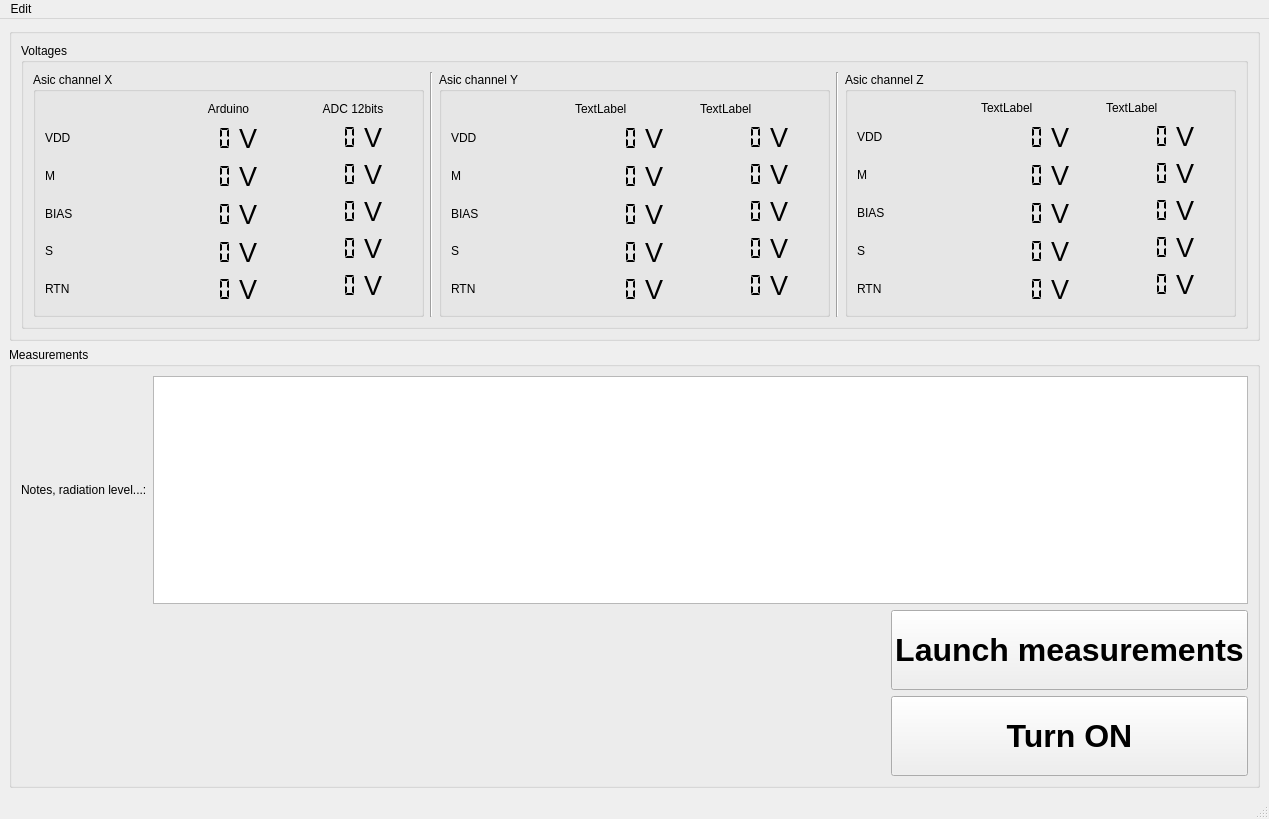
<?xml version="1.0" encoding="UTF-8"?>
<ui version="4.0">
 <class>MainWindow</class>
 <widget class="QMainWindow" name="MainWindow">
  <property name="geometry">
   <rect>
    <x>0</x>
    <y>0</y>
    <width>1269</width>
    <height>819</height>
   </rect>
  </property>
  <property name="windowTitle">
   <string>Hello</string>
  </property>
  <property name="windowIcon">
   <iconset resource="resources.qrc">
    <normaloff>:/icons/icon</normaloff>:/icons/icon</iconset>
  </property>
  <widget class="QWidget" name="centralwidget">
   <layout class="QGridLayout" name="gridLayout">
    <item row="0" column="0">
     <widget class="QGroupBox" name="groupBox">
      <property name="title">
       <string/>
      </property>
      <layout class="QGridLayout" name="gridLayout_2">
       <item row="0" column="0" rowspan="2">
        <widget class="QGroupBox" name="groupBox_3">
         <property name="title">
          <string>Voltages</string>
         </property>
         <layout class="QGridLayout" name="gridLayout_4">
          <item row="0" column="4">
           <widget class="QGroupBox" name="groupBox_4">
            <property name="title">
             <string>Asic channel Z</string>
            </property>
            <layout class="QGridLayout" name="gridLayout_5">
             <item row="1" column="0">
              <widget class="QLabel" name="label_7">
               <property name="text">
                <string>VDD</string>
               </property>
              </widget>
             </item>
             <item row="2" column="0">
              <widget class="QLabel" name="label_10">
               <property name="text">
                <string>M</string>
               </property>
              </widget>
             </item>
             <item row="5" column="0">
              <widget class="QLabel" name="label">
               <property name="text">
                <string>RTN</string>
               </property>
              </widget>
             </item>
             <item row="4" column="0">
              <widget class="QLabel" name="label_9">
               <property name="text">
                <string>S</string>
               </property>
              </widget>
             </item>
             <item row="3" column="0">
              <widget class="QLabel" name="label_8">
               <property name="text">
                <string>BIAS</string>
               </property>
              </widget>
             </item>
             <item row="1" column="1" rowspan="5">
              <layout class="QFormLayout" name="formLayout_8">
               <item row="0" column="0">
                <widget class="QLCDNumber" name="CHZ_VDD">
                 <property name="minimumSize">
                  <size>
                   <width>0</width>
                   <height>32</height>
                  </size>
                 </property>
                 <property name="frameShape">
                  <enum>QFrame::NoFrame</enum>
                 </property>
                 <property name="segmentStyle">
                  <enum>QLCDNumber::Flat</enum>
                 </property>
                </widget>
               </item>
               <item row="1" column="0">
                <widget class="QLCDNumber" name="CHZ_M">
                 <property name="minimumSize">
                  <size>
                   <width>0</width>
                   <height>32</height>
                  </size>
                 </property>
                 <property name="frameShape">
                  <enum>QFrame::NoFrame</enum>
                 </property>
                 <property name="segmentStyle">
                  <enum>QLCDNumber::Flat</enum>
                 </property>
                </widget>
               </item>
               <item row="2" column="0">
                <widget class="QLCDNumber" name="CHZ_BIAS">
                 <property name="minimumSize">
                  <size>
                   <width>0</width>
                   <height>32</height>
                  </size>
                 </property>
                 <property name="frameShape">
                  <enum>QFrame::NoFrame</enum>
                 </property>
                 <property name="segmentStyle">
                  <enum>QLCDNumber::Flat</enum>
                 </property>
                </widget>
               </item>
               <item row="3" column="0">
                <widget class="QLCDNumber" name="CHZ_S">
                 <property name="minimumSize">
                  <size>
                   <width>0</width>
                   <height>32</height>
                  </size>
                 </property>
                 <property name="frameShape">
                  <enum>QFrame::NoFrame</enum>
                 </property>
                 <property name="segmentStyle">
                  <enum>QLCDNumber::Flat</enum>
                 </property>
                </widget>
               </item>
               <item row="4" column="0">
                <widget class="QLCDNumber" name="CHZ_RTN">
                 <property name="minimumSize">
                  <size>
                   <width>0</width>
                   <height>32</height>
                  </size>
                 </property>
                 <property name="frameShape">
                  <enum>QFrame::NoFrame</enum>
                 </property>
                 <property name="segmentStyle">
                  <enum>QLCDNumber::Flat</enum>
                 </property>
                </widget>
               </item>
               <item row="0" column="1">
                <widget class="QLabel" name="label_28">
                 <property name="font">
                  <font>
                   <pointsize>20</pointsize>
                   <weight>50</weight>
                   <bold>false</bold>
                  </font>
                 </property>
                 <property name="text">
                  <string>V</string>
                 </property>
                </widget>
               </item>
               <item row="1" column="1">
                <widget class="QLabel" name="label_29">
                 <property name="font">
                  <font>
                   <pointsize>20</pointsize>
                   <weight>50</weight>
                   <bold>false</bold>
                  </font>
                 </property>
                 <property name="text">
                  <string>V</string>
                 </property>
                </widget>
               </item>
               <item row="2" column="1">
                <widget class="QLabel" name="label_30">
                 <property name="font">
                  <font>
                   <pointsize>20</pointsize>
                   <weight>50</weight>
                   <bold>false</bold>
                  </font>
                 </property>
                 <property name="text">
                  <string>V</string>
                 </property>
                </widget>
               </item>
               <item row="3" column="1">
                <widget class="QLabel" name="label_21">
                 <property name="font">
                  <font>
                   <pointsize>20</pointsize>
                   <weight>50</weight>
                   <bold>false</bold>
                  </font>
                 </property>
                 <property name="text">
                  <string>V</string>
                 </property>
                </widget>
               </item>
               <item row="4" column="1">
                <widget class="QLabel" name="label_22">
                 <property name="font">
                  <font>
                   <pointsize>20</pointsize>
                   <weight>50</weight>
                   <bold>false</bold>
                  </font>
                 </property>
                 <property name="text">
                  <string>V</string>
                 </property>
                </widget>
               </item>
              </layout>
             </item>
             <item row="0" column="1">
              <widget class="QLabel" name="label_45">
               <property name="text">
                <string>TextLabel</string>
               </property>
              </widget>
             </item>
             <item row="1" column="2" rowspan="5">
              <layout class="QFormLayout" name="formLayout_9">
               <item row="0" column="0">
                <widget class="QLCDNumber" name="CHZ_VDD_ADC">
                 <property name="frameShape">
                  <enum>QFrame::NoFrame</enum>
                 </property>
                 <property name="segmentStyle">
                  <enum>QLCDNumber::Flat</enum>
                 </property>
                </widget>
               </item>
               <item row="1" column="0">
                <widget class="QLCDNumber" name="CHZ_M_ADC">
                 <property name="frameShape">
                  <enum>QFrame::NoFrame</enum>
                 </property>
                 <property name="segmentStyle">
                  <enum>QLCDNumber::Flat</enum>
                 </property>
                </widget>
               </item>
               <item row="2" column="0">
                <widget class="QLCDNumber" name="CHZ_BIAS_ADC">
                 <property name="frameShape">
                  <enum>QFrame::NoFrame</enum>
                 </property>
                 <property name="frameShadow">
                  <enum>QFrame::Raised</enum>
                 </property>
                 <property name="segmentStyle">
                  <enum>QLCDNumber::Flat</enum>
                 </property>
                </widget>
               </item>
               <item row="3" column="0">
                <widget class="QLCDNumber" name="CHZ_S_ADC">
                 <property name="frameShape">
                  <enum>QFrame::NoFrame</enum>
                 </property>
                 <property name="frameShadow">
                  <enum>QFrame::Raised</enum>
                 </property>
                 <property name="segmentStyle">
                  <enum>QLCDNumber::Flat</enum>
                 </property>
                </widget>
               </item>
               <item row="4" column="0">
                <widget class="QLCDNumber" name="CHZ_RTN_ADC">
                 <property name="frameShape">
                  <enum>QFrame::NoFrame</enum>
                 </property>
                 <property name="frameShadow">
                  <enum>QFrame::Raised</enum>
                 </property>
                 <property name="segmentStyle">
                  <enum>QLCDNumber::Flat</enum>
                 </property>
                </widget>
               </item>
               <item row="0" column="1">
                <widget class="QLabel" name="label_46">
                 <property name="font">
                  <font>
                   <pointsize>20</pointsize>
                  </font>
                 </property>
                 <property name="text">
                  <string>V</string>
                 </property>
                </widget>
               </item>
               <item row="1" column="1">
                <widget class="QLabel" name="label_47">
                 <property name="font">
                  <font>
                   <pointsize>20</pointsize>
                  </font>
                 </property>
                 <property name="text">
                  <string>V</string>
                 </property>
                </widget>
               </item>
               <item row="2" column="1">
                <widget class="QLabel" name="label_48">
                 <property name="font">
                  <font>
                   <pointsize>20</pointsize>
                  </font>
                 </property>
                 <property name="text">
                  <string>V</string>
                 </property>
                </widget>
               </item>
               <item row="3" column="1">
                <widget class="QLabel" name="label_49">
                 <property name="font">
                  <font>
                   <pointsize>20</pointsize>
                  </font>
                 </property>
                 <property name="text">
                  <string>V</string>
                 </property>
                </widget>
               </item>
               <item row="4" column="1">
                <widget class="QLabel" name="label_50">
                 <property name="font">
                  <font>
                   <pointsize>20</pointsize>
                  </font>
                 </property>
                 <property name="text">
                  <string>V</string>
                 </property>
                </widget>
               </item>
              </layout>
             </item>
             <item row="0" column="2">
              <widget class="QLabel" name="label_51">
               <property name="text">
                <string>TextLabel</string>
               </property>
              </widget>
             </item>
            </layout>
           </widget>
          </item>
          <item row="0" column="2">
           <widget class="QGroupBox" name="groupBox_5">
            <property name="title">
             <string>Asic channel Y</string>
            </property>
            <layout class="QGridLayout" name="gridLayout_6">
             <item row="2" column="0">
              <widget class="QLabel" name="label_13">
               <property name="text">
                <string>M</string>
               </property>
              </widget>
             </item>
             <item row="5" column="0">
              <widget class="QLabel" name="label_20">
               <property name="text">
                <string>RTN</string>
               </property>
              </widget>
             </item>
             <item row="1" column="0">
              <widget class="QLabel" name="label_14">
               <property name="text">
                <string>VDD</string>
               </property>
              </widget>
             </item>
             <item row="4" column="0">
              <widget class="QLabel" name="label_11">
               <property name="text">
                <string>S</string>
               </property>
              </widget>
             </item>
             <item row="3" column="0">
              <widget class="QLabel" name="label_12">
               <property name="text">
                <string>BIAS</string>
               </property>
              </widget>
             </item>
             <item row="1" column="4" rowspan="5">
              <layout class="QFormLayout" name="formLayout_3">
               <item row="0" column="0">
                <widget class="QLCDNumber" name="CHY_VDD_ADC">
                 <property name="frameShape">
                  <enum>QFrame::NoFrame</enum>
                 </property>
                 <property name="segmentStyle">
                  <enum>QLCDNumber::Flat</enum>
                 </property>
                </widget>
               </item>
               <item row="0" column="1">
                <widget class="QLabel" name="label_38">
                 <property name="font">
                  <font>
                   <pointsize>20</pointsize>
                  </font>
                 </property>
                 <property name="text">
                  <string>V</string>
                 </property>
                </widget>
               </item>
               <item row="1" column="0">
                <widget class="QLCDNumber" name="CHY_M_ADC">
                 <property name="frameShape">
                  <enum>QFrame::NoFrame</enum>
                 </property>
                 <property name="segmentStyle">
                  <enum>QLCDNumber::Flat</enum>
                 </property>
                </widget>
               </item>
               <item row="1" column="1">
                <widget class="QLabel" name="label_39">
                 <property name="font">
                  <font>
                   <pointsize>20</pointsize>
                  </font>
                 </property>
                 <property name="text">
                  <string>V</string>
                 </property>
                </widget>
               </item>
               <item row="2" column="0">
                <widget class="QLCDNumber" name="CHY_BIAS_ADC">
                 <property name="frameShape">
                  <enum>QFrame::NoFrame</enum>
                 </property>
                 <property name="segmentStyle">
                  <enum>QLCDNumber::Flat</enum>
                 </property>
                </widget>
               </item>
               <item row="2" column="1">
                <widget class="QLabel" name="label_40">
                 <property name="font">
                  <font>
                   <pointsize>20</pointsize>
                  </font>
                 </property>
                 <property name="text">
                  <string>V</string>
                 </property>
                </widget>
               </item>
               <item row="3" column="0">
                <widget class="QLCDNumber" name="CHY_S_ADC">
                 <property name="frameShape">
                  <enum>QFrame::NoFrame</enum>
                 </property>
                 <property name="segmentStyle">
                  <enum>QLCDNumber::Flat</enum>
                 </property>
                </widget>
               </item>
               <item row="3" column="1">
                <widget class="QLabel" name="label_41">
                 <property name="font">
                  <font>
                   <pointsize>20</pointsize>
                  </font>
                 </property>
                 <property name="text">
                  <string>V</string>
                 </property>
                </widget>
               </item>
               <item row="4" column="0">
                <widget class="QLCDNumber" name="CHY_RTN_ADC">
                 <property name="frameShape">
                  <enum>QFrame::NoFrame</enum>
                 </property>
                 <property name="segmentStyle">
                  <enum>QLCDNumber::Flat</enum>
                 </property>
                </widget>
               </item>
               <item row="4" column="1">
                <widget class="QLabel" name="label_42">
                 <property name="font">
                  <font>
                   <pointsize>20</pointsize>
                  </font>
                 </property>
                 <property name="text">
                  <string>V</string>
                 </property>
                </widget>
               </item>
              </layout>
             </item>
             <item row="1" column="3" rowspan="5">
              <layout class="QFormLayout" name="formLayout_2">
               <item row="0" column="0">
                <widget class="QLCDNumber" name="CHY_VDD">
                 <property name="minimumSize">
                  <size>
                   <width>0</width>
                   <height>32</height>
                  </size>
                 </property>
                 <property name="frameShape">
                  <enum>QFrame::NoFrame</enum>
                 </property>
                 <property name="segmentStyle">
                  <enum>QLCDNumber::Flat</enum>
                 </property>
                </widget>
               </item>
               <item row="0" column="1">
                <widget class="QLabel" name="label_31">
                 <property name="font">
                  <font>
                   <pointsize>20</pointsize>
                   <weight>50</weight>
                   <bold>false</bold>
                  </font>
                 </property>
                 <property name="text">
                  <string>V</string>
                 </property>
                </widget>
               </item>
               <item row="1" column="0">
                <widget class="QLCDNumber" name="CHY_M">
                 <property name="minimumSize">
                  <size>
                   <width>0</width>
                   <height>32</height>
                  </size>
                 </property>
                 <property name="frameShape">
                  <enum>QFrame::NoFrame</enum>
                 </property>
                 <property name="segmentStyle">
                  <enum>QLCDNumber::Flat</enum>
                 </property>
                </widget>
               </item>
               <item row="1" column="1">
                <widget class="QLabel" name="label_32">
                 <property name="font">
                  <font>
                   <pointsize>20</pointsize>
                   <weight>50</weight>
                   <bold>false</bold>
                  </font>
                 </property>
                 <property name="text">
                  <string>V</string>
                 </property>
                </widget>
               </item>
               <item row="2" column="0">
                <widget class="QLCDNumber" name="CHY_BIAS">
                 <property name="minimumSize">
                  <size>
                   <width>0</width>
                   <height>32</height>
                  </size>
                 </property>
                 <property name="frameShape">
                  <enum>QFrame::NoFrame</enum>
                 </property>
                 <property name="segmentStyle">
                  <enum>QLCDNumber::Flat</enum>
                 </property>
                </widget>
               </item>
               <item row="2" column="1">
                <widget class="QLabel" name="label_33">
                 <property name="font">
                  <font>
                   <pointsize>20</pointsize>
                   <weight>50</weight>
                   <bold>false</bold>
                  </font>
                 </property>
                 <property name="text">
                  <string>V</string>
                 </property>
                </widget>
               </item>
               <item row="3" column="0">
                <widget class="QLCDNumber" name="CHY_S">
                 <property name="minimumSize">
                  <size>
                   <width>0</width>
                   <height>32</height>
                  </size>
                 </property>
                 <property name="frameShape">
                  <enum>QFrame::NoFrame</enum>
                 </property>
                 <property name="segmentStyle">
                  <enum>QLCDNumber::Flat</enum>
                 </property>
                </widget>
               </item>
               <item row="3" column="1">
                <widget class="QLabel" name="label_23">
                 <property name="font">
                  <font>
                   <pointsize>20</pointsize>
                   <weight>50</weight>
                   <bold>false</bold>
                  </font>
                 </property>
                 <property name="text">
                  <string>V</string>
                 </property>
                </widget>
               </item>
               <item row="4" column="0">
                <widget class="QLCDNumber" name="CHY_RTN">
                 <property name="frameShape">
                  <enum>QFrame::NoFrame</enum>
                 </property>
                 <property name="segmentStyle">
                  <enum>QLCDNumber::Flat</enum>
                 </property>
                </widget>
               </item>
               <item row="4" column="1">
                <widget class="QLabel" name="label_24">
                 <property name="font">
                  <font>
                   <pointsize>20</pointsize>
                   <weight>50</weight>
                   <bold>false</bold>
                  </font>
                 </property>
                 <property name="text">
                  <string>V</string>
                 </property>
                </widget>
               </item>
              </layout>
             </item>
             <item row="0" column="4">
              <widget class="QLabel" name="label_44">
               <property name="text">
                <string>TextLabel</string>
               </property>
              </widget>
             </item>
             <item row="0" column="3">
              <widget class="QLabel" name="label_43">
               <property name="text">
                <string>TextLabel</string>
               </property>
              </widget>
             </item>
            </layout>
           </widget>
          </item>
          <item row="0" column="1">
           <widget class="Line" name="line">
            <property name="font">
             <font>
              <pointsize>50</pointsize>
              <weight>75</weight>
              <bold>true</bold>
             </font>
            </property>
            <property name="orientation">
             <enum>Qt::Vertical</enum>
            </property>
           </widget>
          </item>
          <item row="0" column="0">
           <widget class="QGroupBox" name="groupBox_6">
            <property name="title">
             <string>Asic channel X</string>
            </property>
            <layout class="QGridLayout" name="gridLayout_7">
             <item row="3" column="0">
              <widget class="QLabel" name="label_17">
               <property name="text">
                <string>M</string>
               </property>
              </widget>
             </item>
             <item row="4" column="0">
              <widget class="QLabel" name="label_16">
               <property name="text">
                <string>BIAS</string>
               </property>
              </widget>
             </item>
             <item row="6" column="0">
              <widget class="QLabel" name="label_34">
               <property name="text">
                <string>RTN</string>
               </property>
              </widget>
             </item>
             <item row="2" column="2" rowspan="5">
              <layout class="QFormLayout" name="formLayout_4">
               <item row="0" column="0">
                <widget class="QLCDNumber" name="CHX_VDD_ADC">
                 <property name="font">
                  <font>
                   <kerning>true</kerning>
                  </font>
                 </property>
                 <property name="frameShape">
                  <enum>QFrame::NoFrame</enum>
                 </property>
                 <property name="segmentStyle">
                  <enum>QLCDNumber::Flat</enum>
                 </property>
                </widget>
               </item>
               <item row="0" column="1">
                <widget class="QLabel" name="label_2">
                 <property name="font">
                  <font>
                   <pointsize>20</pointsize>
                  </font>
                 </property>
                 <property name="text">
                  <string>V</string>
                 </property>
                </widget>
               </item>
               <item row="1" column="0">
                <widget class="QLCDNumber" name="CHX_M_ADC">
                 <property name="frameShape">
                  <enum>QFrame::NoFrame</enum>
                 </property>
                 <property name="segmentStyle">
                  <enum>QLCDNumber::Flat</enum>
                 </property>
                </widget>
               </item>
               <item row="1" column="1">
                <widget class="QLabel" name="label_3">
                 <property name="font">
                  <font>
                   <pointsize>20</pointsize>
                  </font>
                 </property>
                 <property name="text">
                  <string>V</string>
                 </property>
                </widget>
               </item>
               <item row="2" column="0">
                <widget class="QLCDNumber" name="CHX_BIAS_ADC">
                 <property name="frameShape">
                  <enum>QFrame::NoFrame</enum>
                 </property>
                 <property name="segmentStyle">
                  <enum>QLCDNumber::Flat</enum>
                 </property>
                </widget>
               </item>
               <item row="2" column="1">
                <widget class="QLabel" name="label_4">
                 <property name="font">
                  <font>
                   <pointsize>20</pointsize>
                  </font>
                 </property>
                 <property name="text">
                  <string>V</string>
                 </property>
                </widget>
               </item>
               <item row="3" column="0">
                <widget class="QLCDNumber" name="CHX_S_ADC">
                 <property name="frameShape">
                  <enum>QFrame::NoFrame</enum>
                 </property>
                 <property name="segmentStyle">
                  <enum>QLCDNumber::Flat</enum>
                 </property>
                </widget>
               </item>
               <item row="3" column="1">
                <widget class="QLabel" name="label_5">
                 <property name="font">
                  <font>
                   <pointsize>20</pointsize>
                  </font>
                 </property>
                 <property name="text">
                  <string>V</string>
                 </property>
                </widget>
               </item>
               <item row="4" column="0">
                <widget class="QLCDNumber" name="CHX_RTN_ADC">
                 <property name="frameShape">
                  <enum>QFrame::NoFrame</enum>
                 </property>
                 <property name="segmentStyle">
                  <enum>QLCDNumber::Flat</enum>
                 </property>
                </widget>
               </item>
               <item row="4" column="1">
                <widget class="QLabel" name="label_6">
                 <property name="font">
                  <font>
                   <pointsize>20</pointsize>
                  </font>
                 </property>
                 <property name="text">
                  <string>V</string>
                 </property>
                </widget>
               </item>
              </layout>
             </item>
             <item row="5" column="0">
              <widget class="QLabel" name="label_15">
               <property name="text">
                <string>S</string>
               </property>
              </widget>
             </item>
             <item row="2" column="0">
              <widget class="QLabel" name="label_18">
               <property name="text">
                <string>VDD</string>
               </property>
              </widget>
             </item>
             <item row="1" column="2">
              <widget class="QLabel" name="label_37">
               <property name="text">
                <string>ADC 12bits</string>
               </property>
               <property name="alignment">
                <set>Qt::AlignCenter</set>
               </property>
              </widget>
             </item>
             <item row="2" column="1" rowspan="5">
              <layout class="QFormLayout" name="formLayout">
               <item row="0" column="0">
                <widget class="QLCDNumber" name="CHX_VDD">
                 <property name="minimumSize">
                  <size>
                   <width>0</width>
                   <height>32</height>
                  </size>
                 </property>
                 <property name="frameShape">
                  <enum>QFrame::NoFrame</enum>
                 </property>
                 <property name="segmentStyle">
                  <enum>QLCDNumber::Flat</enum>
                 </property>
                </widget>
               </item>
               <item row="0" column="1">
                <widget class="QLabel" name="label_25">
                 <property name="font">
                  <font>
                   <pointsize>20</pointsize>
                   <weight>50</weight>
                   <bold>false</bold>
                  </font>
                 </property>
                 <property name="text">
                  <string>V</string>
                 </property>
                </widget>
               </item>
               <item row="1" column="0">
                <widget class="QLCDNumber" name="CHX_M">
                 <property name="minimumSize">
                  <size>
                   <width>0</width>
                   <height>32</height>
                  </size>
                 </property>
                 <property name="frameShape">
                  <enum>QFrame::NoFrame</enum>
                 </property>
                 <property name="segmentStyle">
                  <enum>QLCDNumber::Flat</enum>
                 </property>
                </widget>
               </item>
               <item row="1" column="1">
                <widget class="QLabel" name="label_26">
                 <property name="font">
                  <font>
                   <pointsize>20</pointsize>
                   <weight>50</weight>
                   <bold>false</bold>
                  </font>
                 </property>
                 <property name="text">
                  <string>V</string>
                 </property>
                </widget>
               </item>
               <item row="2" column="0">
                <widget class="QLCDNumber" name="CHX_BIAS">
                 <property name="minimumSize">
                  <size>
                   <width>0</width>
                   <height>32</height>
                  </size>
                 </property>
                 <property name="frameShape">
                  <enum>QFrame::NoFrame</enum>
                 </property>
                 <property name="segmentStyle">
                  <enum>QLCDNumber::Flat</enum>
                 </property>
                </widget>
               </item>
               <item row="2" column="1">
                <widget class="QLabel" name="label_27">
                 <property name="font">
                  <font>
                   <pointsize>20</pointsize>
                   <weight>50</weight>
                   <bold>false</bold>
                  </font>
                 </property>
                 <property name="text">
                  <string>V</string>
                 </property>
                </widget>
               </item>
               <item row="3" column="0">
                <widget class="QLCDNumber" name="CHX_S">
                 <property name="minimumSize">
                  <size>
                   <width>0</width>
                   <height>32</height>
                  </size>
                 </property>
                 <property name="font">
                  <font>
                   <weight>50</weight>
                   <bold>false</bold>
                  </font>
                 </property>
                 <property name="frameShape">
                  <enum>QFrame::NoFrame</enum>
                 </property>
                 <property name="segmentStyle">
                  <enum>QLCDNumber::Flat</enum>
                 </property>
                </widget>
               </item>
               <item row="3" column="1">
                <widget class="QLabel" name="label_19">
                 <property name="font">
                  <font>
                   <pointsize>20</pointsize>
                   <weight>50</weight>
                   <bold>false</bold>
                  </font>
                 </property>
                 <property name="text">
                  <string>V</string>
                 </property>
                </widget>
               </item>
               <item row="4" column="0">
                <widget class="QLCDNumber" name="CHX_RTN">
                 <property name="enabled">
                  <bool>true</bool>
                 </property>
                 <property name="frameShape">
                  <enum>QFrame::NoFrame</enum>
                 </property>
                 <property name="segmentStyle">
                  <enum>QLCDNumber::Flat</enum>
                 </property>
                </widget>
               </item>
               <item row="4" column="1">
                <widget class="QLabel" name="label_35">
                 <property name="font">
                  <font>
                   <pointsize>20</pointsize>
                  </font>
                 </property>
                 <property name="text">
                  <string>V</string>
                 </property>
                </widget>
               </item>
              </layout>
             </item>
             <item row="1" column="1">
              <widget class="QLabel" name="label_36">
               <property name="text">
                <string>Arduino</string>
               </property>
               <property name="alignment">
                <set>Qt::AlignCenter</set>
               </property>
              </widget>
             </item>
            </layout>
           </widget>
          </item>
          <item row="0" column="3">
           <widget class="Line" name="line_2">
            <property name="orientation">
             <enum>Qt::Vertical</enum>
            </property>
           </widget>
          </item>
         </layout>
        </widget>
       </item>
      </layout>
     </widget>
    </item>
    <item row="1" column="0">
     <widget class="QGroupBox" name="groupBox_2">
      <property name="title">
       <string>Measurements</string>
      </property>
      <layout class="QGridLayout" name="gridLayout_3">
       <item row="1" column="3">
        <widget class="QPushButton" name="Launch_Measurements">
         <property name="minimumSize">
          <size>
           <width>0</width>
           <height>80</height>
          </size>
         </property>
         <property name="font">
          <font>
           <pointsize>24</pointsize>
           <weight>75</weight>
           <bold>true</bold>
          </font>
         </property>
         <property name="text">
          <string>Launch measurements</string>
         </property>
        </widget>
       </item>
       <item row="1" column="2">
        <spacer name="horizontalSpacer">
         <property name="orientation">
          <enum>Qt::Horizontal</enum>
         </property>
         <property name="sizeHint" stdset="0">
          <size>
           <width>40</width>
           <height>20</height>
          </size>
         </property>
        </spacer>
       </item>
       <item row="0" column="0">
        <widget class="QLabel" name="notes_label">
         <property name="text">
          <string>Notes, radiation level...:</string>
         </property>
        </widget>
       </item>
       <item row="2" column="3">
        <widget class="QPushButton" name="power_button">
         <property name="minimumSize">
          <size>
           <width>0</width>
           <height>80</height>
          </size>
         </property>
         <property name="font">
          <font>
           <pointsize>24</pointsize>
           <weight>75</weight>
           <bold>true</bold>
          </font>
         </property>
         <property name="text">
          <string>Turn ON</string>
         </property>
        </widget>
       </item>
       <item row="0" column="1" colspan="3">
        <widget class="QTextEdit" name="notes"/>
       </item>
      </layout>
     </widget>
    </item>
   </layout>
  </widget>
  <widget class="QMenuBar" name="menubar">
   <property name="geometry">
    <rect>
     <x>0</x>
     <y>0</y>
     <width>1269</width>
     <height>29</height>
    </rect>
   </property>
   <widget class="QMenu" name="menuSettings">
    <property name="title">
     <string>Edit</string>
    </property>
    <addaction name="actionSettings"/>
   </widget>
   <addaction name="menuSettings"/>
  </widget>
  <widget class="QStatusBar" name="statusbar"/>
  <action name="actionSettings">
   <property name="text">
    <string>Settings</string>
   </property>
  </action>
 </widget>
 <resources>
  <include location="resources.qrc"/>
 </resources>
 <connections/>
</ui>
